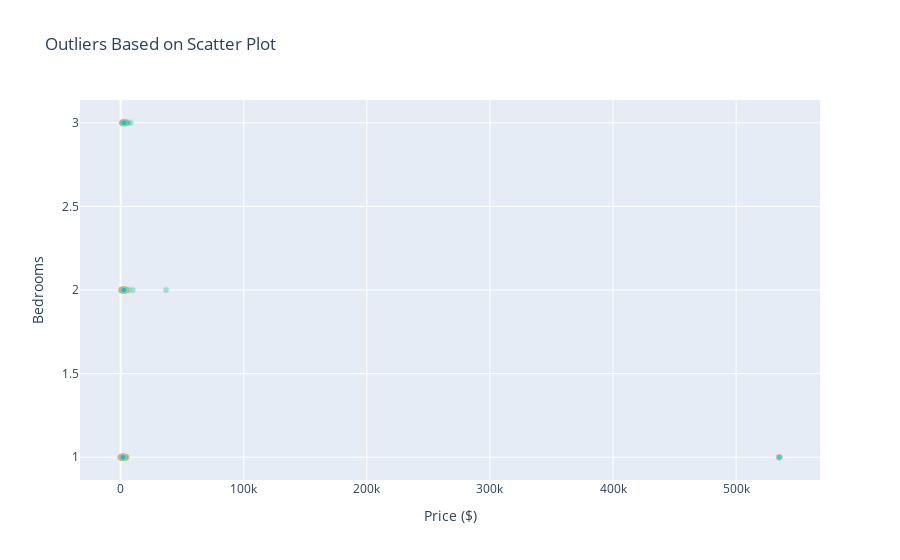

Notebook cell for this chart:
### Code cell
# Build figure to show outliers

# Data
x=model_dataset['Price']
y=model_dataset['Bedroom']

# Layout
layout = go.Layout(
    title="Outliers Based on Scatter Plot",
    xaxis=dict(
        title="Price ($)"
    ),
    yaxis=dict(
        title="Bedrooms"
    ) 
)

fig = go.Figure(layout = layout)

# Add scatter trace with medium sized markers
fig.add_trace(
    go.Scatter(
        mode='markers',
        x=x,
        y=y,
        marker=dict(
            color='darkturquoise',
            size=6,
            opacity=0.4,
            line=dict(
                color='burlywood',
                width=1
            )
        ),
        showlegend=False
    )
)
fig.show()

### Figure 1 — Plotly figure (JSON) as saved in the notebook; plotly's stock layout.template omitted (floating-point values rounded to 4 significant figures; data arrays with more than 128 entries replaced by an {"elided": "..."} marker saying what was removed)
{"data": [{"marker": {"color": "darkturquoise", "line": {"color": "burlywood", "width": 1}, "opacity": 0.4, "size": 6}, "mode": "markers", "showlegend": false, "type": "scatter", "x": {"elided": "1124 int values"}, "y": {"elided": "1124 int values"}}], "layout": {"title": {"text": "Outliers Based on Scatter Plot"}, "xaxis": {"title": {"text": "Price ($)"}}, "yaxis": {"title": {"text": "Bedrooms"}}}}
